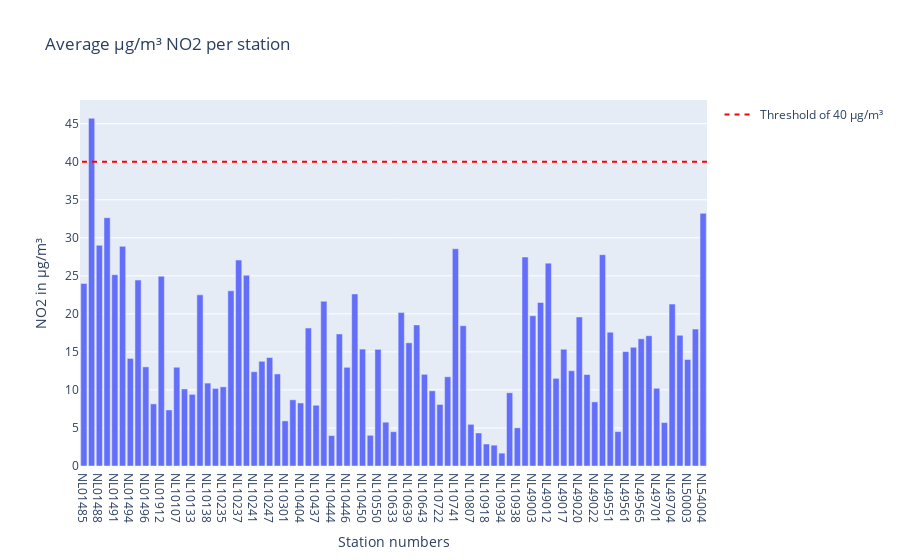
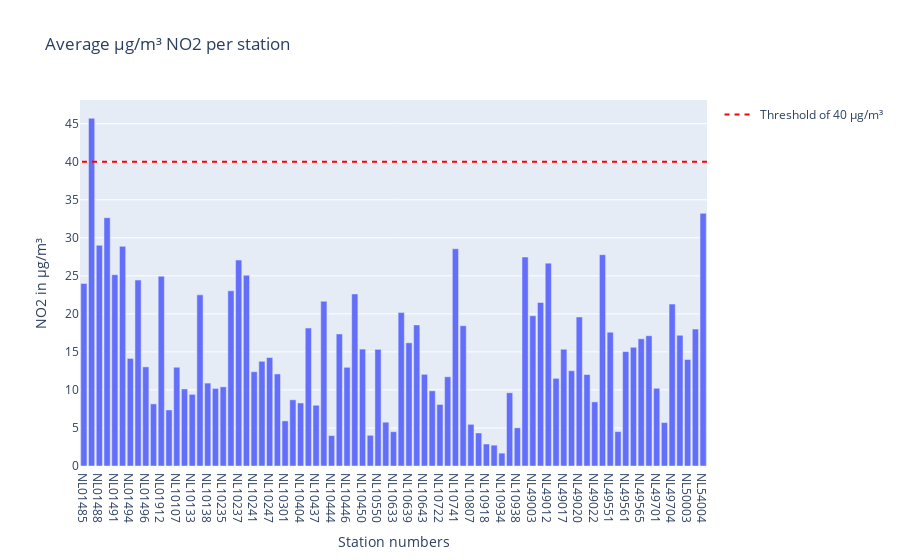

Here is the notebook cell these charts were saved with, in order:
### Code cell
bar = px.bar(meanlocation, x='station_number' , y= 'value', title='Average µg/m³ NO2 per station')
bar.update_layout(yaxis_title='NO2 in µg/m³', xaxis_title= "Station numbers", barmode='group') 
#bar.add_shape(type='line', y0=40, y1=40, xref='paper', x0=0, x1=1, line_color='red')
bar.add_shape(
    legendrank=1,
    showlegend=True,
    type="line",
    xref="paper",
    line=dict(dash="5px", color='red'),
    x0=1,
    x1=0,
    y0=40,
    y1=40,
    name='Threshold of 40 µg/m³'
)

bar.show()

bar_NO2_clean = px.bar(meanlocation_clean, x='station_number' , y= 'value', title='Average µg/m³ NO2 per station')
bar_NO2_clean.update_layout(yaxis_title='NO2 in µg/m³', xaxis_title= "Station numbers", barmode='group') 
#bar.add_shape(type='line', y0=40, y1=40, xref='paper', x0=0, x1=1, line_color='red')
bar_NO2_clean.add_shape(
    legendrank=1,
    showlegend=True,
    type="line",
    xref="paper",
    line=dict(dash="5px", color='red'),
    x0=1,
    x1=0,
    y0=40,
    y1=40,
    name='Threshold of 40 µg/m³'
)

bar_NO2_clean.show()

### Figure 1 — Plotly figure (JSON) as saved in the notebook; plotly's stock layout.template omitted (floating-point values rounded to 4 significant figures)
{"data": [{"alignmentgroup": "True", "hovertemplate": "station_number=%{x}<br>value=%{y}<extra></extra>", "legendgroup": "", "marker": {"color": "#636efa", "pattern": {"shape": ""}}, "name": "", "offsetgroup": "", "orientation": "v", "showlegend": false, "textposition": "auto", "type": "bar", "x": ["NL01485", "NL01487", "NL01488", "NL01489", "NL01491", "NL01493", "NL01494", "NL01495", "NL01496", "NL01497", "NL01912", "NL01913", "NL10107", "NL10131", "NL10133", "NL10136", "NL10138", "NL10230", "NL10235", "NL10236", "NL10237", "NL10240", "NL10241", "NL10246", "NL10247", "NL10248", "NL10301", "NL10318", "NL10404", "NL10418", "NL10437", "NL10442", "NL10444", "NL10445", "NL10446", "NL10449", "NL10450", "NL10538", "NL10550", "NL10617", "NL10633", "NL10636", "NL10639", "NL10641", "NL10643", "NL10644", "NL10722", "NL10738", "NL10741", "NL10742", "NL10807", "NL10818", "NL10918", "NL10929", "NL10934", "NL10937", "NL10938", "NL49002", "NL49003", "NL49007", "NL49012", "NL49014", "NL49017", "NL49019", "NL49020", "NL49021", "NL49022", "NL49546", "NL49551", "NL49553", "NL49561", "NL49564", "NL49565", "NL49680", "NL49701", "NL49703", "NL49704", "NL50002", "NL50003", "NL50010", "NL54004"], "xaxis": "x", "y": [23.99, 45.71, 29.02, 32.65, 25.15, 28.88, 14.14, 24.45, 13.03, 8.167, 24.95, 7.367, 12.98, 10.13, 9.416, 22.5, 10.9, 10.2, 10.41, 23.03, 27.07, 25.07, 12.39, 13.77, 14.26, 12.1, 5.927, 8.702, 8.284, 18.14, 7.986, 21.66, 3.999, 17.36, 12.98, 22.62, 15.37, 4.038, 15.33, 5.758, 4.511, 20.16, 16.19, 18.55, 12.05, 9.886, 8.089, 11.73, 28.55, 18.44, 5.478, 4.343, 2.889, 2.738, 1.695, 9.627, 5.024, 27.47, 19.75, 21.49, 26.67, 11.52, 15.35, 12.53, 19.59, 12.03, 8.431, 27.78, 17.59, 4.523, 15.04, 15.61, 16.72, 17.12, 10.22, 5.708, 21.28, 17.18, 14, 18, 33.22], "yaxis": "y"}], "layout": {"barmode": "group", "legend": {"tracegroupgap": 0}, "shapes": [{"legendrank": 1, "line": {"color": "red", "dash": "5px"}, "name": "Threshold of 40 µg/m³", "showlegend": true, "type": "line", "x0": 1, "x1": 0, "xref": "paper", "y0": 40, "y1": 40}], "title": {"text": "Average µg/m³ NO2 per station"}, "xaxis": {"anchor": "y", "domain": [0, 1], "title": {"text": "Station numbers"}}, "yaxis": {"anchor": "x", "domain": [0, 1], "title": {"text": "NO2 in µg/m³"}}}}

### Figure 2 — Plotly figure (JSON) as saved in the notebook; plotly's stock layout.template omitted (floating-point values rounded to 4 significant figures)
{"data": [{"alignmentgroup": "True", "hovertemplate": "station_number=%{x}<br>value=%{y}<extra></extra>", "legendgroup": "", "marker": {"color": "#636efa", "pattern": {"shape": ""}}, "name": "", "offsetgroup": "", "orientation": "v", "showlegend": false, "textposition": "auto", "type": "bar", "x": ["NL01485", "NL01487", "NL01488", "NL01489", "NL01491", "NL01493", "NL01494", "NL01495", "NL01496", "NL01497", "NL01912", "NL01913", "NL10107", "NL10131", "NL10133", "NL10136", "NL10138", "NL10230", "NL10235", "NL10236", "NL10237", "NL10240", "NL10241", "NL10246", "NL10247", "NL10248", "NL10301", "NL10318", "NL10404", "NL10418", "NL10437", "NL10442", "NL10444", "NL10445", "NL10446", "NL10449", "NL10450", "NL10538", "NL10550", "NL10617", "NL10633", "NL10636", "NL10639", "NL10641", "NL10643", "NL10644", "NL10722", "NL10738", "NL10741", "NL10742", "NL10807", "NL10818", "NL10918", "NL10929", "NL10934", "NL10937", "NL10938", "NL49002", "NL49003", "NL49007", "NL49012", "NL49014", "NL49017", "NL49019", "NL49020", "NL49021", "NL49022", "NL49546", "NL49551", "NL49553", "NL49561", "NL49564", "NL49565", "NL49680", "NL49701", "NL49703", "NL49704", "NL50002", "NL50003", "NL50010", "NL54004"], "xaxis": "x", "y": [23.99, 45.71, 29.02, 32.65, 25.15, 28.88, 14.14, 24.45, 13.03, 8.167, 24.95, 7.367, 12.98, 10.13, 9.416, 22.5, 10.9, 10.2, 10.41, 23.03, 27.07, 25.07, 12.39, 13.77, 14.26, 12.1, 5.927, 8.702, 8.284, 18.14, 7.986, 21.66, 3.999, 17.36, 12.98, 22.62, 15.37, 4.038, 15.33, 5.758, 4.511, 20.16, 16.19, 18.55, 12.05, 9.886, 8.089, 11.73, 28.55, 18.44, 5.478, 4.343, 2.889, 2.738, 1.695, 9.627, 5.024, 27.47, 19.75, 21.49, 26.67, 11.52, 15.35, 12.53, 19.59, 12.03, 8.431, 27.78, 17.59, 4.523, 15.04, 15.61, 16.72, 17.12, 10.22, 5.708, 21.28, 17.18, 14, 18, 33.22], "yaxis": "y"}], "layout": {"barmode": "group", "legend": {"tracegroupgap": 0}, "shapes": [{"legendrank": 1, "line": {"color": "red", "dash": "5px"}, "name": "Threshold of 40 µg/m³", "showlegend": true, "type": "line", "x0": 1, "x1": 0, "xref": "paper", "y0": 40, "y1": 40}], "title": {"text": "Average µg/m³ NO2 per station"}, "xaxis": {"anchor": "y", "domain": [0, 1], "title": {"text": "Station numbers"}}, "yaxis": {"anchor": "x", "domain": [0, 1], "title": {"text": "NO2 in µg/m³"}}}}
